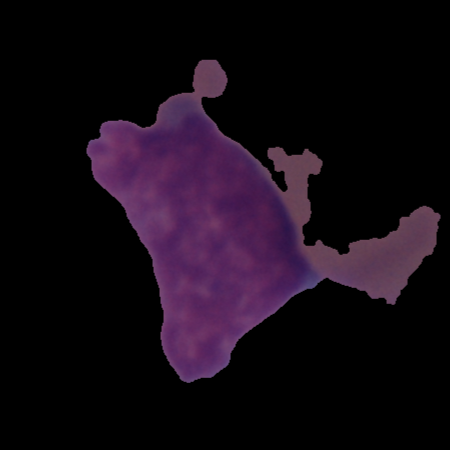
#> input picture data/cancer/UID_11_11_1_all.bmp, 450 x 450 px
$ python -i preprocessor.py   (imports and definitions only)
#> lines starting #> are read from the running program, lines starting #| are printed output that depends on the picture; after the words box and inside, x2 and y2 are one past the last pixel; in counts of white or black regions, pixels touching at a corner belong together
import cv2
import numpy as np
from skimage.filters.rank import entropy
from skimage.morphology import disk
from skimage import img_as_ubyte

class ImagePreprocessor:
    """
    Klasa do wstępnego przetwarzania obrazów, zawierająca metody konwersji do skali szarości,
    poprawy kontrastu i jasności oraz generowania masek na podstawie entropii lub progu Otsu.
    """
    def __init__(self):
        pass

    def to_gray(self, image):
        """
        Konwertuje obraz kolorowy do skali szarości.
        Jeśli obraz jest już w skali szarości, zwraca go bez zmian.
        """
        if len(image.shape) == 3:
            return cv2.cvtColor(image, cv2.COLOR_BGR2GRAY)
        return image

    def enhance_contrast_clahe(self, gray_image):
        """
        Zwiększa kontrast obrazu w skali szarości za pomocą algorytmu CLAHE.
        """
        clahe = cv2.createCLAHE(clipLimit=2.0, tileGridSize=(8, 8))
        return clahe.apply(gray_image)

    def enhance_brightness_simple(self, gray_image, beta=30):
        """
        Prosto zwiększa jasność obrazu w skali szarości przez dodanie wartości beta.
        """
        return cv2.convertScaleAbs(gray_image, alpha=1.0, beta=beta)

    def generate_mask_entropy(self, gray_image, disk_size=3):
        """
        Generuje maskę na podstawie mapy entropii lokalnej obrazu w skali szarości.
        Używa progu Otsu po normalizacji mapy entropii.
        """
        img_uint8 = img_as_ubyte(gray_image)
        texture_map = entropy(img_uint8, disk(disk_size))
        texture_map_norm = cv2.normalize(texture_map, None, 0, 255, cv2.NORM_MINMAX).astype(np.uint8)
        _, mask = cv2.threshold(texture_map_norm, 0, 255, cv2.THRESH_BINARY + cv2.THRESH_OTSU)
        return self._clean_mask(mask)

    def generate_mask_simple(self, gray_image):
        """
        Generuje maskę binarną obrazu w skali szarości za pomocą progu Otsu.
        """
        _, mask = cv2.threshold(gray_image, 0, 255, cv2.THRESH_BINARY + cv2.THRESH_OTSU)
        return mask

    def _clean_mask(self, mask):
        """
        Czyści maskę binarną za pomocą operacji morfologicznych (zamykanie i otwieranie).
        """
        kernel_close = np.ones((7, 7), np.uint8)
        kernel_open = np.ones((5, 5), np.uint8)

        cleaned = cv2.morphologyEx(mask, cv2.MORPH_CLOSE, kernel_close)
        cleaned = cv2.morphologyEx(cleaned, cv2.MORPH_OPEN, kernel_open)
        return cleaned

>>> import cv2
>>> picture = cv2.imread('../data/cancer/UID_11_11_1_all.bmp', cv2.IMREAD_GRAYSCALE)
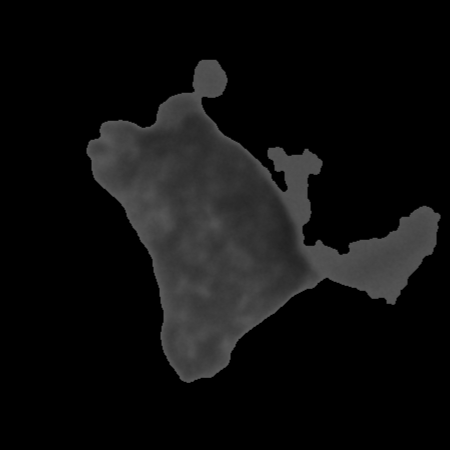
#> picture: shape (450, 450); min 0, max 92, mean 14.6
>>> result = ImagePreprocessor().generate_mask_entropy(picture)
#> in generate_mask_entropy, `texture_map = entropy(img_uint8, disk(disk_size))`:
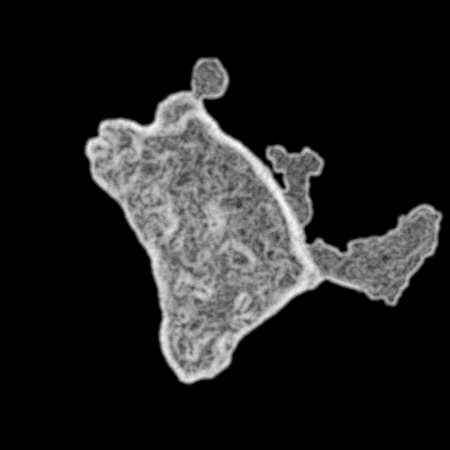
#> texture_map: shape (450, 450) float64; min 0, max 4.65, mean 0.617; drawn with min black and max white
#> in generate_mask_entropy, `_, mask = cv2.threshold(texture_map_norm, 0, 255, cv2.THRESH_BINARY + ..`:
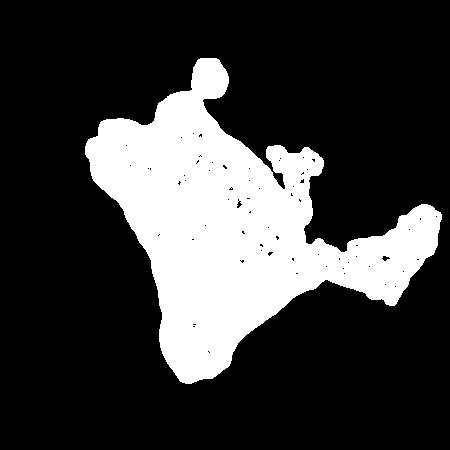
#> mask: shape (450, 450); 23.7% white; 1 white region, box (x1, y1, x2, y2) and area: (85, 58, 442, 384) 47948
#> in _clean_mask, `cleaned = cv2.morphologyEx(mask, cv2.MORPH_CLOSE, kernel_close)`:
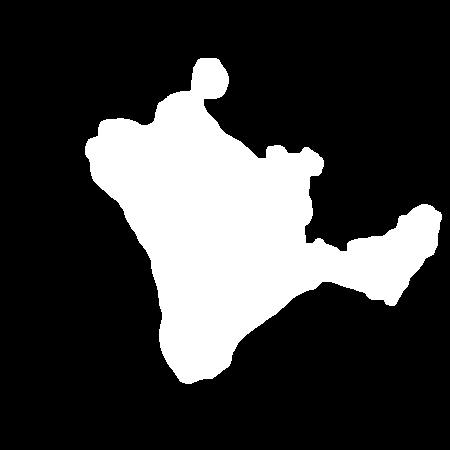
#> cleaned: shape (450, 450); 23.9% white; 1 white region, box (x1, y1, x2, y2) and area: (85, 58, 442, 384) 48374
#> in _clean_mask, `cleaned = cv2.morphologyEx(cleaned, cv2.MORPH_OPEN, kernel_open)`: cleaned: shape (450, 450); 23.9% white; 1 white region, box (x1, y1, x2, y2) and area: (85, 58, 442, 384) 48370

$ run again, on data/cancer/UID_11_11_2_all.bmp
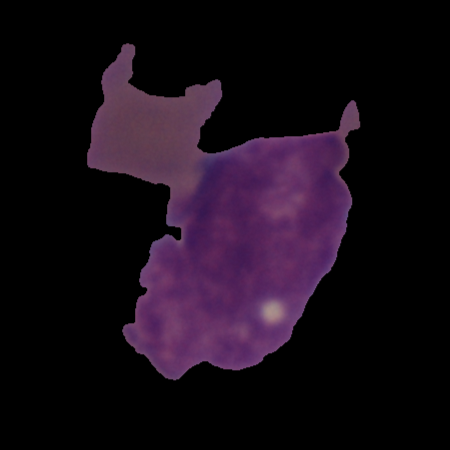
#> input picture data/cancer/UID_11_11_2_all.bmp, 450 x 450 px
#> in generate_mask_entropy, `_, mask = cv2.threshold(texture_map_norm, 0, 255, cv2.THRESH_BINARY + ..`:
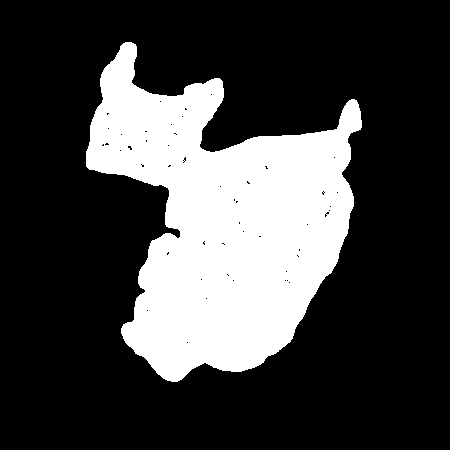
#> mask: shape (450, 450); 25.5% white; 1 white region, box (x1, y1, x2, y2) and area: (86, 42, 362, 382) 51601
#> in _clean_mask, `cleaned = cv2.morphologyEx(mask, cv2.MORPH_CLOSE, kernel_close)`:
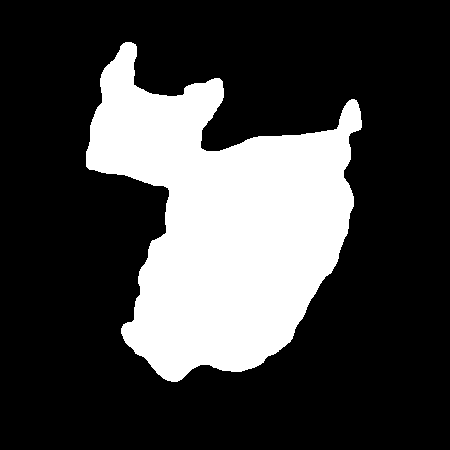
#> cleaned: shape (450, 450); 25.6% white; 1 white region, box (x1, y1, x2, y2) and area: (86, 42, 362, 382) 51885

$ run again, on data/cancer/UID_11_16_3_all.bmp
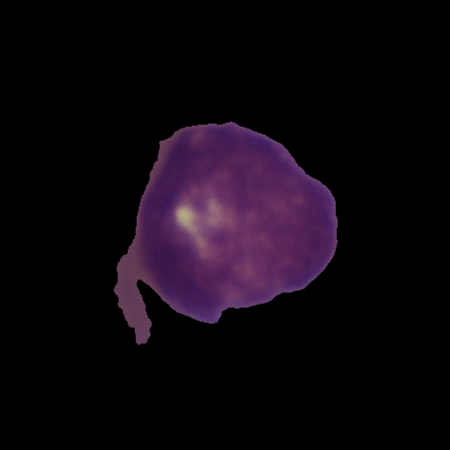
#> input picture data/cancer/UID_11_16_3_all.bmp, 450 x 450 px
#> in generate_mask_entropy, `_, mask = cv2.threshold(texture_map_norm, 0, 255, cv2.THRESH_BINARY + ..`:
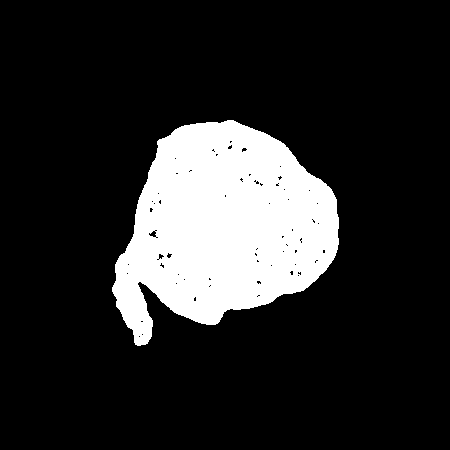
#> mask: shape (450, 450); 16.5% white; 1 white region, box (x1, y1, x2, y2) and area: (112, 120, 339, 346) 33431
#> in _clean_mask, `cleaned = cv2.morphologyEx(mask, cv2.MORPH_CLOSE, kernel_close)`:
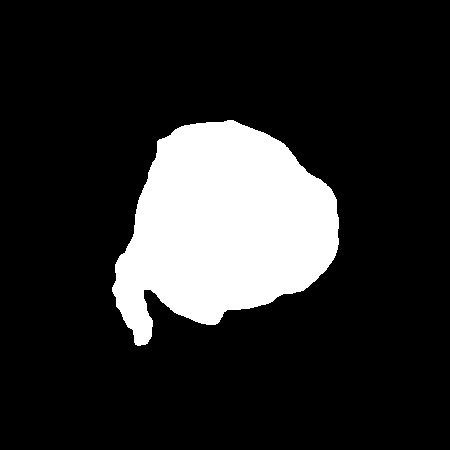
#> cleaned: shape (450, 450); 16.7% white; 1 white region, box (x1, y1, x2, y2) and area: (112, 120, 339, 346) 33777
